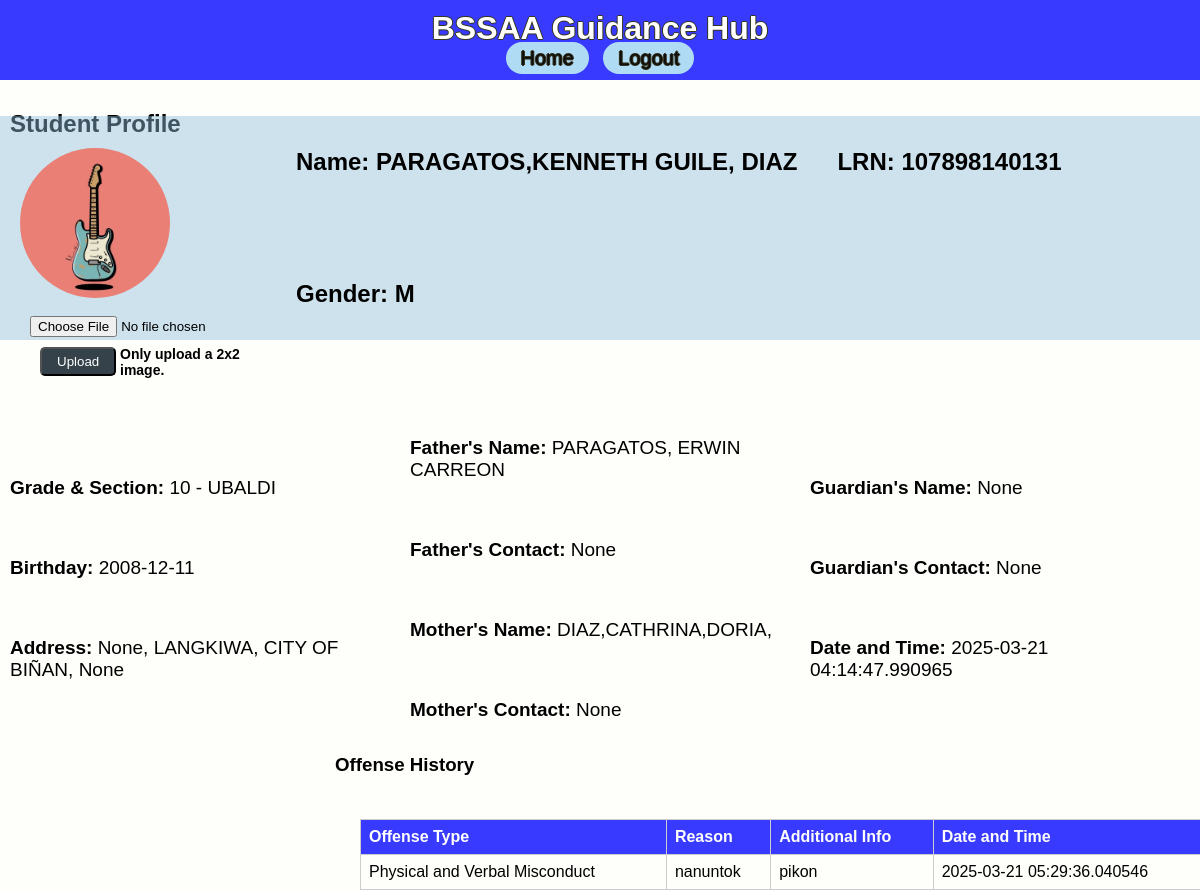
Page /view_profile/21 on the committed database.
### app/models.py (models this page shows)
class StudentRecord(db.Model):
    id = db.Column(db.Integer, primary_key=True)
    lrn = db.Column(db.String(12), nullable=True, unique=True)
    name = db.Column(db.String(100), nullable=True)
    grade = db.Column(db.String(20), nullable=True)
    section = db.Column(db.String(50), nullable=True)
    birthdate = db.Column(db.Date, nullable=True)
    age = db.Column(db.Integer, nullable=True)
    gender = db.Column(db.String(10), nullable=True)
    mother_tongue = db.Column(db.String(50), nullable=True)
    ethnic_group = db.Column(db.String(50), nullable=True)
    religion = db.Column(db.String(50), nullable=True)
    address_house_no = db.Column(db.String(100), nullable=True)
    address_barangay = db.Column(db.String(100), nullable=True)
    address_city = db.Column(db.String(100), nullable=True)
    address_province = db.Column(db.String(100), nullable=True)
    mother_name = db.Column(db.String(100), nullable=True)
    mother_contact = db.Column(db.String(15), nullable=True)
    father_name = db.Column(db.String(100), nullable=True)
    father_contact = db.Column(db.String(15), nullable=True)
    guardian_name = db.Column(db.String(100), nullable=True)
    guardian_contact = db.Column(db.String(15), nullable=True)
    reason = db.Column(db.String(200), nullable=True)
    type_of_offense = db.Column(db.String(100), nullable=True)
    date_time = db.Column(db.DateTime, default=datetime.utcnow)
    additional_info = db.Column(db.String, nullable=True)
    profile_picture = db.Column(db.String(100), nullable=True)
    offenses = db.relationship('OffenseRecord', backref='student', lazy=True)

class OffenseRecord(db.Model):
    id = db.Column(db.Integer, primary_key=True)
    student_id = db.Column(db.Integer, db.ForeignKey('student_record.id'), nullable=False)
    offense_type = db.Column(db.String(100), nullable=True)  # Added this line
    reason = db.Column(db.String(200), nullable=True)
    additional_info = db.Column(db.Text, nullable=True)
    date_time = db.Column(db.DateTime, default=datetime.utcnow)

### app/routes.py (the view, shortened to what this page needs)
@main.route('/view_profile/<int:student_id>', methods=['GET', 'POST'])
def view_profile(student_id):
    student = StudentRecord.query.get_or_404(student_id)
    offenses = OffenseRecord.query.filter_by(student_id=student_id).all()
    return render_template('profile.html', student=student, offenses=offenses)

### app/templates/profile.html
{% extends 'base.html' %}
{% block content %}
<h2>Student Profile</h2>
<div class="profile-container">
    <div class="profile-picture">
        <img src="{{ url_for('static', filename='profilepic/' + (student.profile_picture or 'profile_placeholder.png')) }}" alt="Profile Picture" width="150" height="150">
        <form method="POST" enctype="multipart/form-data">
            <input type="file" name="photo" accept="image/*">
            <button type="upload" class="btn btn-primary btn-sm">Upload</button>
        </form>
        <h1 class="smallnote">Only upload a 2x2 image.</h1>
    </div>
    <div class="profile-details3">
        <h4><strong>Name:</strong> {{ student.name }}</h4>
        <h4>LRN: {{ student.lrn }}</h4>
        <h4>Gender: {{ student.gender }}</h4>
    </div>
</div>
<div class="profile-container">
    <div class="profile-details">
        <p><strong>Grade & Section:</strong> {{ student.grade }} - {{ student.section }}</p>
        <p><strong>Birthday:</strong> {{ student.birthdate }}</p>
        <p><strong>Address:</strong> {{ student.address_house_no }}, {{ student.address_barangay }}, {{ student.address_city }}, {{ student.address_province }}</p>
    </div>
    <div class="profile-details">
        <p><strong>Father's Name:</strong> {{ student.father_name }}</p>
        <p><strong>Father's Contact:</strong> {{ student.father_contact }}</p>
        <p><strong>Mother's Name:</strong> {{ student.mother_name }}</p>
        <p><strong>Mother's Contact:</strong> {{ student.mother_contact }}</p>
    </div>
    <div class="profile-details">
        <p><strong>Guardian's Name:</strong> {{ student.guardian_name }}</p>
        <p><strong>Guardian's Contact:</strong> {{ student.guardian_contact }}</p>
        <p><strong>Date and Time:</strong> {{ student.date_time }}</p>
    </div>
</div>
<div class="proftable">
<h3>Offense History</h3>
<table class="table table-striped table-responsive">
    <tr>
        <th>Offense Type</th>
        <th>Reason</th>
        <th>Additional Info</th>
        <th>Date and Time</th>
    </tr>
    {% for offense in offenses %}
    <tr>
        <td>{{ offense.offense_type }}</td>
        <td>{{ offense.reason }}</td>
        <td>{{ offense.additional_info }}</td>
        <td>{{ offense.date_time }}</td>
    </tr>
    {% endfor %}
</table>
</div>
{% endblock %}

### app/static/css/styles.css (style rules this page uses)
body { font-family: Arial, Helvetica, sans-serif; margin: 0; padding: 0; background-color: #f4f4f4; display: flex; flex-direction: column; min-height: 100vh; background-color: #FEFEFA; height: 100%; }
h1 { margin: 0; }
p { font-family: Verdana, Geneva, Tahoma, sans-serif; padding: 10px; font-size: 19px; }
h2 { padding: 10px; }
.smallnote { font-weight: light; font-size: 14px; position: relative; left: 100px; top: -50px; }
table { border: 1px solid #000000; width: 95%; border-collapse: collapse; margin: 20px 0; position: absolute; left: 30px; }
table th, table td { border: 1px solid #cccccc; text-align: left; padding: 8px; }
table th { background-color: #383bff; color: white; }
.btn { position: relative; right: -10px; padding: 5px 15px; margin: 10px 0; background-color: #35424a; color: white; text-decoration: none; border-radius: 5px; }
form { font-family: ROBOTO-VARIABLE-FONT, -apple-system, BlinkMacSystemFont, "Segoe UI", Roboto, "Helvetica Neue"; padding: 10px; font-size: 20px; }
h3 { padding: 5px; }
.profile-container { display: flex; align-items: center; margin-top: -20px; gap: -20px; }
.profile-picture { margin-right: 20px; flex: 1; min-width: 150px; position: relative; left: 20px; z-index: 1; }
.profile-picture img { width: 150px; height: 150px; border-radius: 50%; z-index: 2; }
.profile-details { font-size: 12px; display: flex; flex-wrap: wrap; flex: 2; min-width: 200px; }
.profile-details3 { font-weight: lighter; font-size: 24px; display: flex; align-items: left; flex-wrap: wrap; gap: 40px; flex: 10; position: relative; right: -6px; top: -60px; background-color: #8ebdda71; width: calc(100% + 40px); margin-left: -20vw; padding-left: 30vw; padding-right: 60px; box-sizing: border-box; z-index: 0; }
.proftable { position: relative; top: -20px; right: -330px; width: 75%; }

### rows in the picture
StudentRecord: profile_picture (picture), name "PARAGATOS,KENNETH GUILE, DIAZ", lrn "107898140131", gender "M", grade "10", section "UBALDI", birthdate "2008-12-11", address_house_no "None", address_barangay "LANGKIWA", address_city "CITY OF BIÑAN", address_province "None", father_name "PARAGATOS, ERWIN CARREON", father_contact "None", mother_name "DIAZ,CATHRINA,DORIA,", mother_contact "None", guardian_name "None", guardian_contact "None", date_time "2025-03-21 04:14:47.990965"
OffenseRecord: offense_type "Physical and Verbal Misconduct", reason "nanuntok", additional_info "pikon", date_time "2025-03-21 05:29:36.040546"
